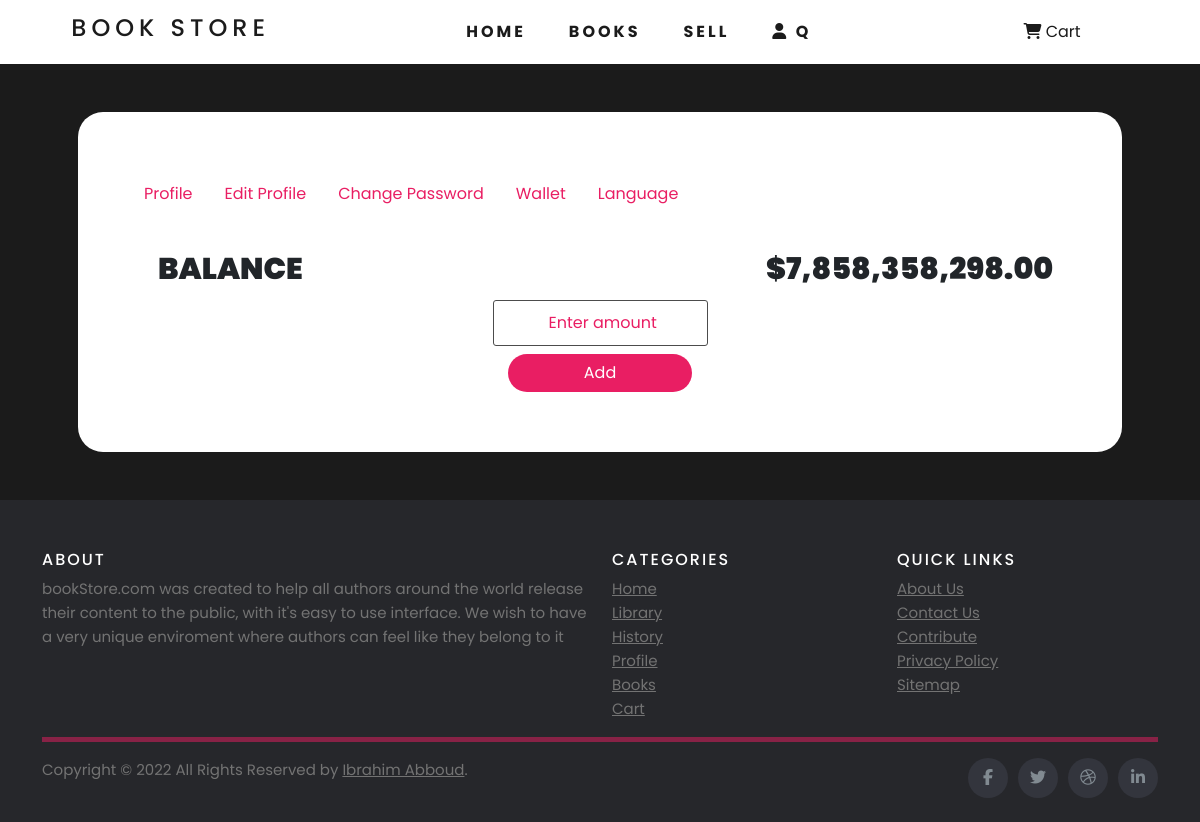
Page /profile/wallet (signed in) on the earlier database version.
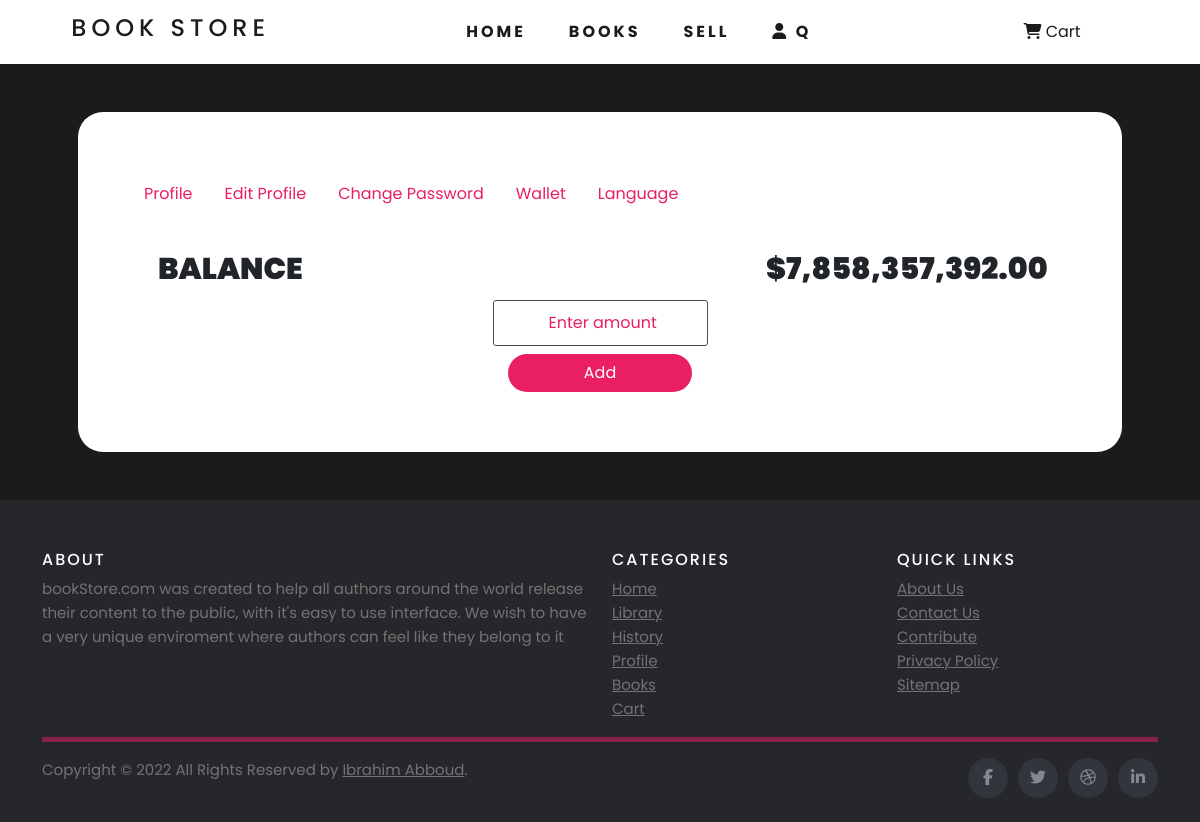
Same page on the later database version.
### tables this page shows
CREATE TABLE users (     id       INTEGER   PRIMARY KEY,     username TEXT      NOT NULL,     email    VARCHAR(100),     hash     TEXT      NOT NULL,     cash     NUMERICAL DEFAULT (1000),     picture  STRING      DEFAULT [pfp.png],     gender   TEXT      DEFAULT[none] );

### app.py (the view, shortened to what this page needs)
@app.route("/profile/wallet", methods=["POST", "GET"])
@login_required
def profile_wallet():
    user_id = session["user_id"]
    cash = db.execute("SELECT cash FROM users where id=?", user_id)[0]["cash"]
    return render_template("profileWallet.html", cash=cash)

### app.py (called while the page is built)
@app.after_request
def after_request(response):
    response.headers["Cache-Control"] = "no-cache, no-store, must-revalidate"
    response.headers["Expires"] = 0
    response.headers["Pragma"] = "no-cache"
    return response

### helpers.py (called while the page is built)
def login_required(f):
    @wraps(f)
    def decorated_function(*args, **kwargs):
        if session.get("user_id") is None:
            return redirect("/login")
        return f(*args, **kwargs)
    return decorated_function

def usd(value):
    return f"${value:,.2f}"

### templates/profileWallet.html (shortened to what this page needs)
{% extends "layout.html" %}
{% block main %}
<div class="container-fluid profile-container">
        <div class="col-12">
            <ul class="pfp-nav">
                <li><a href="/profile">Profile</a></li>
                <li><a href="/profile/edit">Edit Profile</a></li>
                <li><a href="/profile/password/change">Change Password</a></li>
                <li><a href="/profile/wallet">Wallet</a></li>
                <li><a href="/profile/language">Language</a></li>
            </ul>
        </div>
        <div class="col-12 profile-box-change">
            <div class="container">
                <div class="row">
                    <div class="col-4"><span class="balance ms-2 float-start">BALANCE</span></div>
                    <div class="col-4"></div>
                    <div class="col-4 mb-2">
                        <span class="profile-cash">
                            {{ cash | usd }}
                        </span>
                    </div>
                </div>
            </div>
            <form class="wallet-form" action="/profile/wallet" method="POST">
                <div class="row">
                    <span>
                        <input class="balloon mb-2" id="state" type="number" min="5" placeholder="Enter amount"
                            name="cashValue">
                    </span>
                </div>
                <button type="button" class="btn wallet-btn" data-bs-toggle="modal" data-bs-target="#staticBackdrop">
                    Add
                </button>
            </form>
        </div>
</div>
{% endblock %}

Differences in the rows shown:
changed users: cash "$7,858,358,298.00" → "$7,858,357,392.00"
